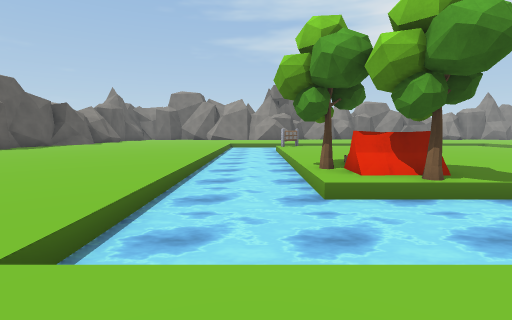
View 1 (above)

24 first-person views from a walk through a Unity game level. The camera is 1.5 m above the floor, tilts 6° down and sees 85° across. The floor is counted in squares, 2 m on a side. Each view is taken from the middle of a square. On the plan, view 1 faces up. The plan holds only what a view shows up to about 10 squares ahead; the rest is blank. The place goes on beyond the plan. The player is left out. Some animated figures are not drawn. Some surface patterns are stand-ins.

View 2
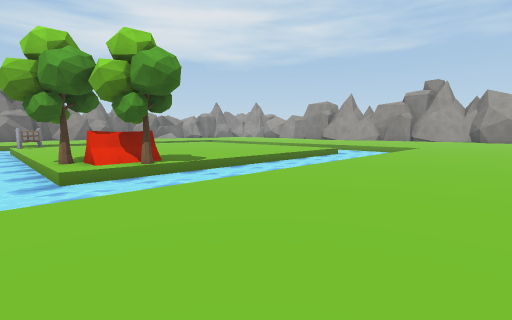

View 3
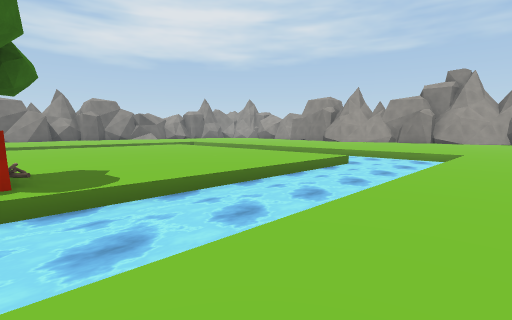

View 4
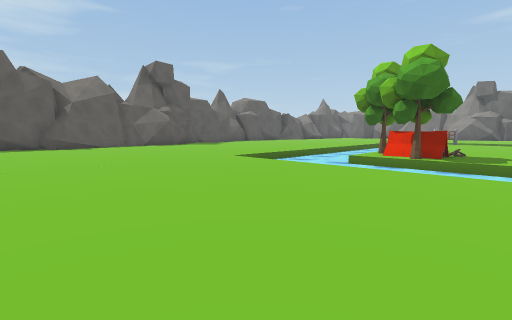

View 5
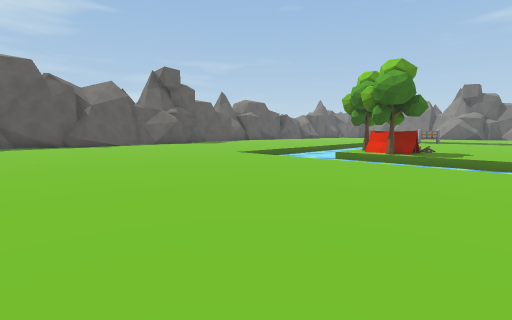

View 6
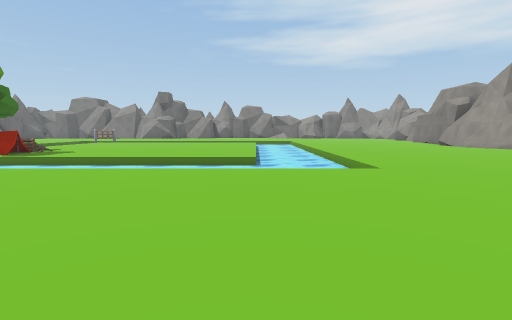

View 7
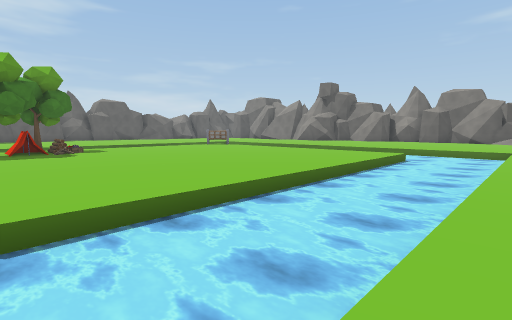

View 8
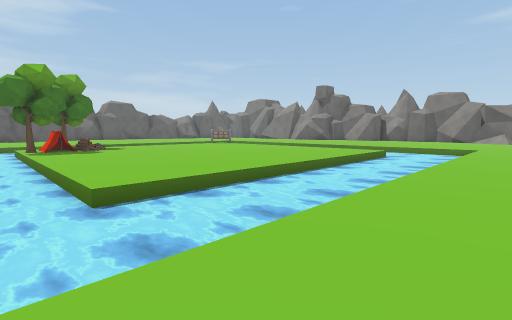

View 9
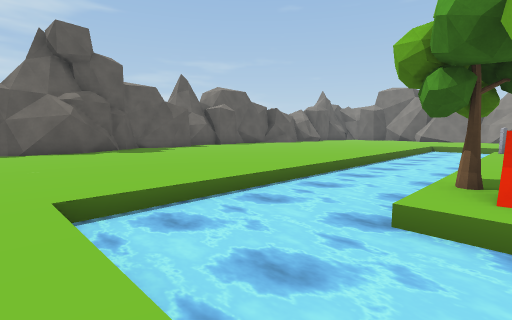

View 10
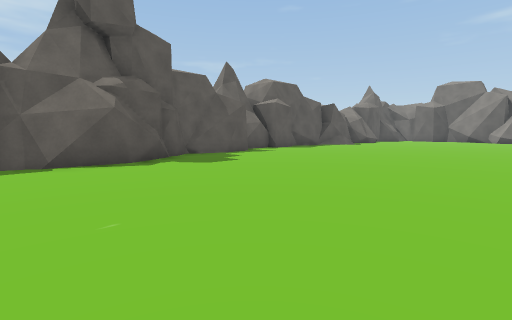

View 11
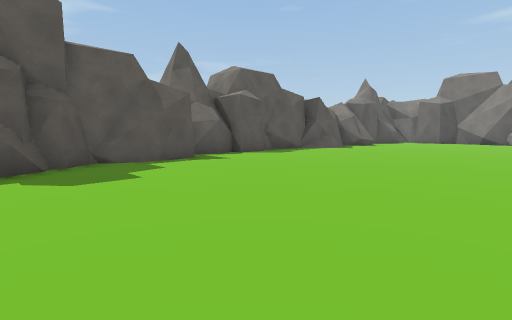

View 12
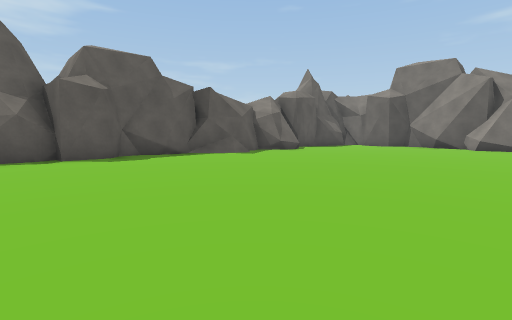

View 13
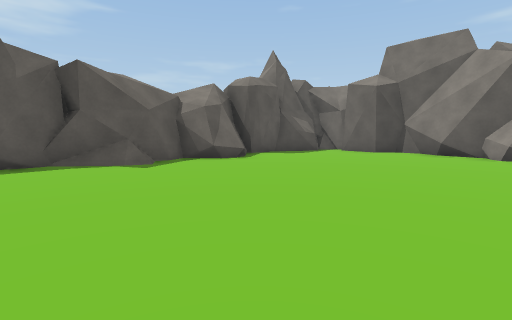

View 14
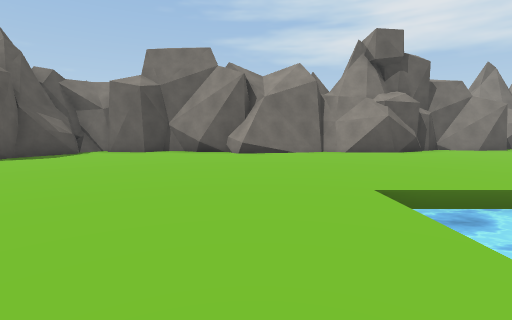

View 15
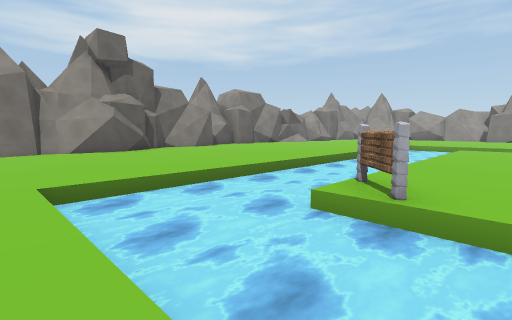

View 16
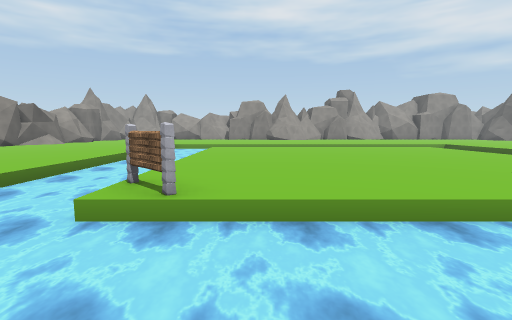

View 17
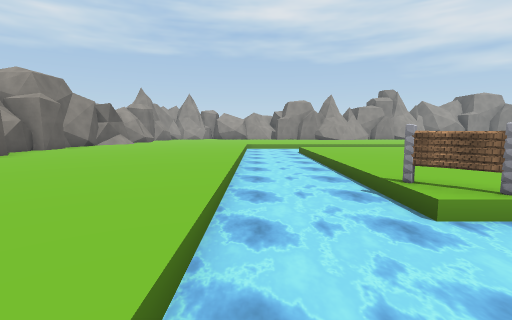

View 18
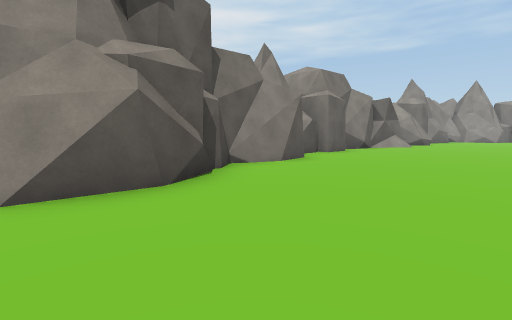

View 19
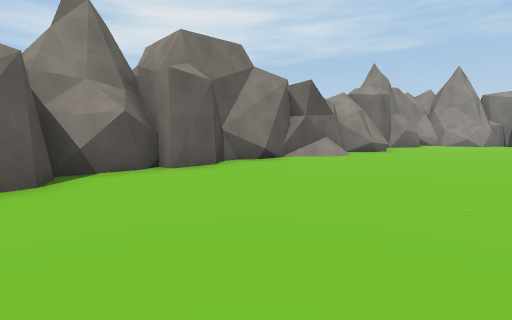

View 20
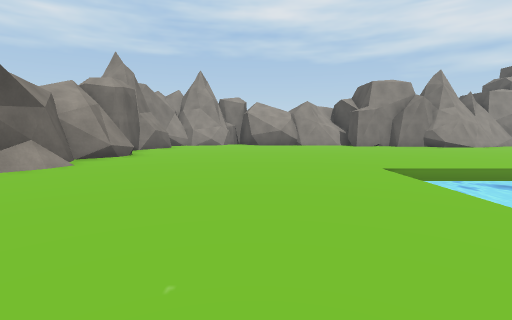

View 21
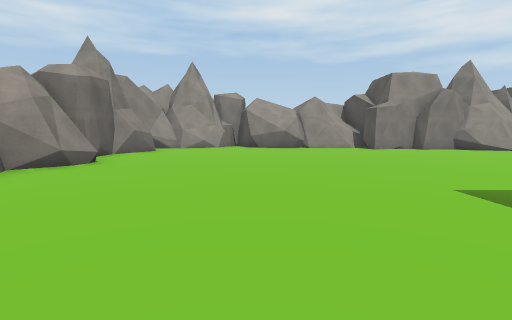

View 22
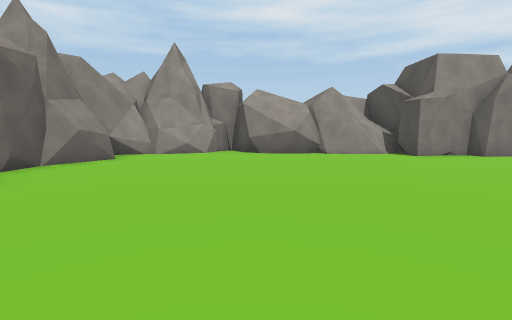

View 23
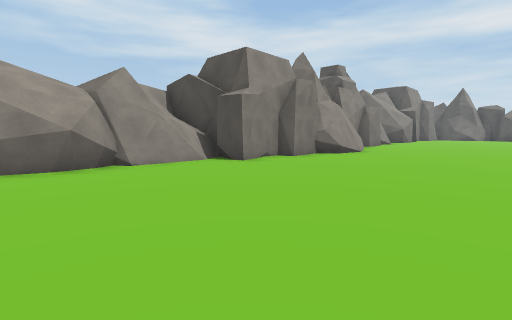

View 24
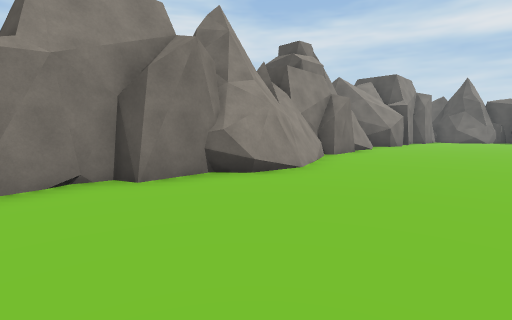

### Floor plan
Key: @ floor where view 1 was taken; # wall or solid block; . floor; / step, stairs or slope; ≈ water the walk keeps out of; T tree; E tent; L log; O other object.
Columns run from 11 left of view 1 to 23 right of it. Each row starts with its distance up from view 1.
 25                  #######
 24     ###      #####.....##### O## #
 23   ###.########.........../.##..####
 22  ##..............................##
 21  #................................#
 20  O.................................
 19  #................................#
 18  ##..............................##
 17  #.................. .............#
 16  #........≈≈≈≈≈≈≈≈≈≈   ≈≈........##
 15 ##........≈≈≈≈≈≈≈≈≈≈≈ ≈≈≈........##
 14 #.........≈≈≈O≈≈≈≈≈≈≈≈≈≈≈........##
 13 #.........≈≈OL........≈≈≈........#
 12 #.........≈≈≈.........≈≈≈.......##
 11 #.........≈≈≈.........≈≈≈.......#
 10 #.........≈≈≈.........≈≈≈.......#
  9 #.........≈≈≈.........≈≈≈.......#
  8 ##........≈≈≈.........≈≈≈.. ....##
  7  #........≈≈≈.........≈≈≈.. .....#
  6  #........≈≈TOOO......≈≈≈........#
  5  #........≈≈≈EE.......≈≈≈........#
  4  ##.......≈≈≈≈T≈≈≈≈≈≈≈≈≈≈........
  3   #.......≈≈≈≈≈≈≈≈≈≈≈≈≈≈≈.......
  2  ##.......≈≈≈≈≈≈≈≈≈≈≈≈≈≈≈......
  1  ##.........................
  0       .....@...............
 -1      .....................
 -2     .....................
 -3     ..............   ...
 -4     ..............    .
 -5        ...........

Positions as (right, up) in squares from view 1, and headings:
1: (0, 0), facing up
2: (0, -2), facing up-right
3: (3, 0), facing up-right
4: (5, -4), facing up-left
5: (6, -5), facing up-left
6: (11, -4), facing up
7: (14, 4), facing up-left
8: (15, 3), facing up-left
9: (2, 1), facing up-left
10: (-2, 1), facing up-left
11: (-3, 4), facing up-left
12: (-2, 9), facing up-left
13: (-3, 13), facing up-left
14: (-3, 13), facing up
15: (-2, 12), facing up-right
16: (-2, 12), facing right
17: (-2, 16), facing right
18: (0, 19), facing up-right
19: (6, 19), facing up-right
20: (8, 19), facing right
21: (10, 19), facing right
22: (13, 19), facing right
23: (16, 19), facing down-right
24: (17, 14), facing down-right
